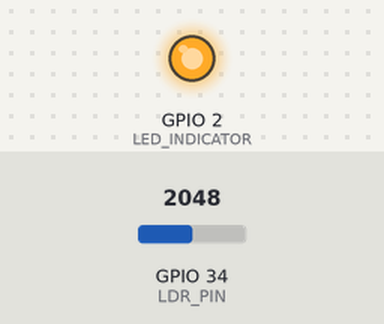
A sketch run on a simulated ESP32. Parts: output pins drawn as LEDs (lit = HIGH). The inputs (shaded band) are chosen by the test bench; at power-on: GPIO 34 (LDR_PIN) = 2048. WiFi joins after 1.5 s; servers stay silent unless stated; uploads are accepted with an empty reply; the local clock reads 2024-03-15 10:24:30 at power-on unless the sketch sets it; what the sketch prints to the serial monitor is not drawn.

Above: at 4.9 s.
5.0 s: GPIO 34 (LDR_PIN) set to 1957
At 5.7 s:
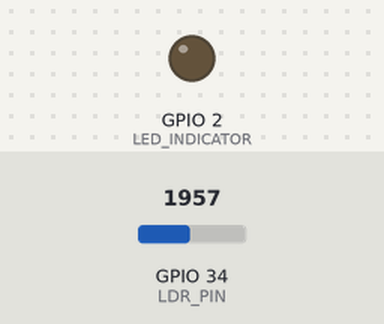
6.6 s: GPIO 34 (LDR_PIN) set to 2040
At 6.9 s:
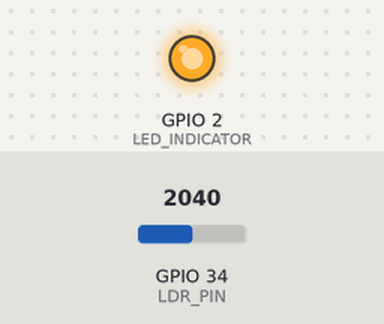
8.1 s: GPIO 34 (LDR_PIN) set to 1960
At 9.8 s:
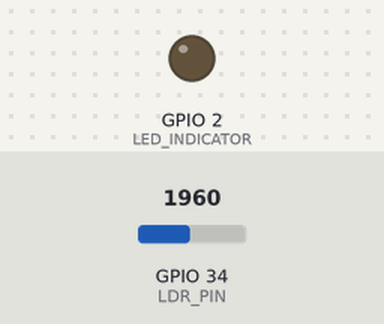
Timing chart, 0 to 11.3 s (numbered marks = the images above; inputs shaded):
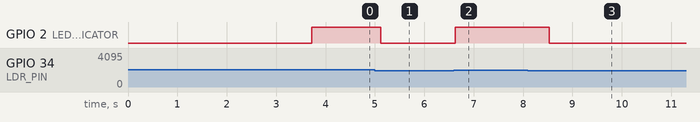

The sketch:

sensorldr.ino
```cpp
/*
 * =====================================================
 *  ESP32 + Sensor LDR + WhatsApp (Fonnte) + GitHub Log
 * =====================================================
 */

#include <WiFi.h>
#include <HTTPClient.h>
#include <WiFiClientSecure.h>
#include <time.h>

// ============ KONFIGURASI WiFi ============
const char* WIFI_SSID      = "Byy"; //SSID WiFi
const char* WIFI_PASSWORD   = "buyyyyyy"; //Password WIfi

// ============ KONFIGURASI WHATSAPP (FONNTE) ============
const char* FONNTE_TOKEN    = "7wnBsHhqD8aiqq7rqkDk";      // Token dari fonnte.com
const char* WA_TARGET       = "6285824392015";           // Nomor tujuan (format 62xxx)

// ============ KONFIGURASI GITHUB ============
const bool  ENABLE_GITHUB_LOG  = true;
const char* GITHUB_TOKEN    = "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"; // Token Github
const char* GITHUB_OWNER    = "byyaja"; // Username Github
const char* GITHUB_REPO     = "unyil"; // Repository github

// ============ KONFIGURASI SENSOR LDR ============
#define LDR_PIN         34        // Pin analog untuk LDR (GPIO 34)
#define LED_INDICATOR   2         // LED bawaan ESP32
const int LDR_THRESHOLD = 2000;  // Ambang batas deteksi (sesuaikan!)
                                   // > threshold = gelap/terhalang = anomali
                                   // < threshold = normal/terang
const char* SENSOR_LOCATION = "Lampu kamar";

// ============ EDGE DETECTION (ANTI DOUBLE) ============
bool anomaliActive = false;

// ============ NTP TIME ============
const char* ntpServer       = "pool.ntp.org";
const long  gmtOffset       = 28800;  // GMT+8 WITA detik
const int   daylightOffset  = 0;

// ============ DEKLARASI FUNGSI ============
void connectWiFi();
bool sendWhatsApp(String status, int nilaiLDR);
bool sendGitHubLog(String status, int nilaiLDR);
String getFormattedTime();

// ======================================================
//                        SETUP
// ======================================================
void setup() {
  Serial.begin(115200);
  Serial.println("\n==========================================");
  Serial.println("  ESP32 Sensor LDR");
  Serial.println("  WhatsApp (Fonnte) + GitHub Log");
  Serial.println("==========================================");

  pinMode(LED_INDICATOR, OUTPUT);
  digitalWrite(LED_INDICATOR, LOW);

  connectWiFi();

  configTime(gmtOffset, daylightOffset, ntpServer);
  Serial.println("⏰ Sinkronisasi waktu...");
  delay(2000);

  // Baca nilai awal LDR
  int nilaiAwal = analogRead(LDR_PIN);
  Serial.printf("📊 Nilai LDR awal: %d (Threshold: %d)\n", nilaiAwal, LDR_THRESHOLD);

  // Kirim pesan startup ke WhatsApp
  sendWhatsApp("STARTUP", nilaiAwal);

  Serial.println("✅ Sistem siap! Menunggu anomali cahaya...\n");
}

// ======================================================
//                      LOOP UTAMA
// ======================================================
void loop() {
  if (WiFi.status() != WL_CONNECTED) {
    connectWiFi();
  }

  int nilaiLDR = analogRead(LDR_PIN);

  Serial.printf("💡 LDR: %d | Threshold: %d | Status: %s\n",
    nilaiLDR, LDR_THRESHOLD,
    nilaiLDR > LDR_THRESHOLD ? "⚠️ ANOMALI" : "✅ NORMAL");

  // Anomali BARU terdeteksi (edge detection)
  if (nilaiLDR > LDR_THRESHOLD && !anomaliActive) {
    anomaliActive = true;
    Serial.println("\n🚨 ANOMALI TERDETEKSI!");

    digitalWrite(LED_INDICATOR, HIGH);

    // ⚡ WhatsApp via Fonnte
    bool waOK = sendWhatsApp("TERDETEKSI", nilaiLDR);
    Serial.println(waOK ? "✅ WhatsApp: Terkirim!" : "❌ WhatsApp: Gagal!");

    // 📝 GitHub Log
    if (ENABLE_GITHUB_LOG) {
      bool ghOK = sendGitHubLog("TERDETEKSI", nilaiLDR);
      Serial.println(ghOK ? "✅ GitHub: Log tersimpan." : "⚠️ GitHub: Gagal log.");
    }

    Serial.println();
  }

  // Anomali selesai (cahaya kembali normal)
  if (nilaiLDR <= LDR_THRESHOLD && anomaliActive) {
    anomaliActive = false;
    digitalWrite(LED_INDICATOR, LOW);
    Serial.println("✅ Cahaya kembali normal. Sensor siap.\n");
  }

  delay(500);
}

// ======================================================
//     📱 KIRIM NOTIFIKASI KE WHATSAPP (FONNTE)
// ======================================================
bool sendWhatsApp(String status, int nilaiLDR) {
  WiFiClientSecure client;
  client.setInsecure();
  HTTPClient http;

  http.begin(client, "https://api.fonnte.com/send");
  http.addHeader("Authorization", FONNTE_TOKEN);
  http.addHeader("Content-Type", "application/x-www-form-urlencoded");

  String timestamp = getFormattedTime();

  String message;

  if (status == "STARTUP") {
    message = "🟢 *SISTEM AKTIF*\n";
    message += "━━━━━━━━━━━━━━━━\n";
    message += "📡 ESP32 Sensor LDR menyala\n";
    message += "📍 Lokasi: " + String(SENSOR_LOCATION) + "\n";
    message += "🕐 Waktu: " + timestamp + "\n";
    message += "💡 Nilai LDR: " + String(nilaiLDR) + "\n";
    message += "━━━━━━━━━━━━━━━━\n";
    message += "✅ Siap mendeteksi anomali cahaya";
  } else {
    message = "🚨 *ANOMALI TERDETEKSI!*\n";
    message += "━━━━━━━━━━━━━━━━\n";
    message += "📡 Status: " + status + "\n";
    message += "📍 Lokasi: " + String(SENSOR_LOCATION) + "\n";
    message += "🕐 Waktu: " + timestamp + "\n";
    message += "💡 Nilai LDR: " + String(nilaiLDR) + " (Batas: " + String(LDR_THRESHOLD) + ")\n";
    message += "━━━━━━━━━━━━━━━━\n";
    message += "⚠️ Segera cek lokasi sensor!";
  }

  String postData = "target=" + String(WA_TARGET) + "&message=" + message;
  int httpCode = http.POST(postData);

  Serial.printf("📬 WhatsApp Response: %d\n", httpCode);

  http.end();
  return (httpCode == 200);
}

// ======================================================
//         📝 LOG DATA KE GITHUB
// ======================================================
bool sendGitHubLog(String status, int nilaiLDR) {
  WiFiClientSecure client;
  client.setInsecure();
  HTTPClient http;

  String url = "https://api.github.com/repos/";
  url += GITHUB_OWNER;
  url += "/";
  url += GITHUB_REPO;
  url += "/dispatches";

  http.begin(client, url);
  http.addHeader("Authorization", String("token ") + GITHUB_TOKEN);
  http.addHeader("Accept", "application/vnd.github.v3+json");
  http.addHeader("Content-Type", "application/json");

  String timestamp = getFormattedTime();

  String payload = "{";
  payload += "\"event_type\":\"sensor-alert\",";
  payload += "\"client_payload\":{";
  payload += "\"status\":\"" + status + "\",";
  payload += "\"location\":\"" + String(SENSOR_LOCATION) + "\",";
  payload += "\"timestamp\":\"" + timestamp + "\",";
  payload += "\"ldr_value\":\"" + String(nilaiLDR) + "\"";
  payload += "}}";

  int httpCode = http.POST(payload);
  http.end();
  return (httpCode == 204);
}

// ======================================================
//              FUNGSI KONEKSI WiFi
// ======================================================
void connectWiFi() {
  Serial.printf("📶 Menghubungkan ke WiFi: %s ", WIFI_SSID);
  WiFi.begin(WIFI_SSID, WIFI_PASSWORD);

  int attempt = 0;
  while (WiFi.status() != WL_CONNECTED && attempt < 30) {
    delay(500);
    Serial.print(".");
    attempt++;
  }

  if (WiFi.status() == WL_CONNECTED) {
    Serial.println(" TERHUBUNG!");
    Serial.printf("📍 IP: %s\n", WiFi.localIP().toString().c_str());
  } else {
    Serial.println(" GAGAL!");
    Serial.println("⚠️ Restart dalam 5 detik...");
    delay(5000);
    ESP.restart();
  }
}

// ======================================================
//          FUNGSI DAPATKAN WAKTU FORMATTED
// ======================================================
String getFormattedTime() {
  struct tm timeinfo;
  if (!getLocalTime(&timeinfo)) {
    return "Waktu tidak tersedia";
  }

  char buffer[30];
  strftime(buffer, sizeof(buffer), "%Y-%m-%d %H:%M:%S WITA", &timeinfo);
  return String(buffer);
}
```

Measured:
- the behaviour switches between 2001 and 2000 on GPIO 34 (LDR_PIN) (found by bisection; images 0 and 1)
- after the input at 5.0 s, GPIO 2 (LED_INDICATOR): HIGH → LOW after 0.12 s
- after the input at 6.6 s, GPIO 2 (LED_INDICATOR): LOW → HIGH at once
- after the input at 8.1 s, GPIO 2 (LED_INDICATOR): HIGH → LOW after 0.43 s
